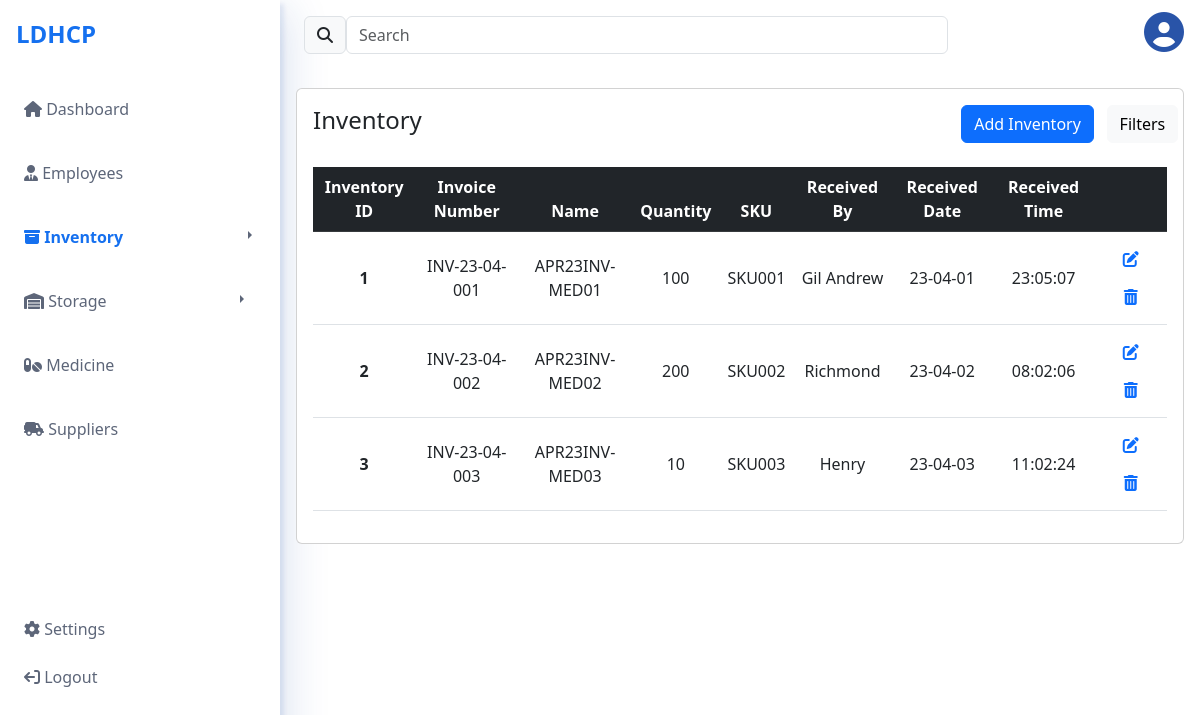
/inventory (signed in), run on the app's committed database.
### website/models.py (models this page shows)
class Inventory(db.Model):
    inventory_id = db.Column(db.Integer, primary_key=True)
    employee_id = db.Column(db.Integer, db.ForeignKey('employee.employee_id'), nullable=False)
    invoice_no = db.Column(db.String(30), nullable=False, unique=True)
    inventory_name = db.Column(db.String(50), nullable=False)
    quantity = db.Column(db.Integer, nullable=False)
    sku = db.Column(db.String(30), nullable=False, unique=True)
    received_by = db.Column(db.String(70), nullable=False)
    received_datetime = db.Column(db.DateTime, nullable=False)
    returns = db.relationship('Returns')
    restock = db.relationship('Restock')

### website/views.py (the view)
@views.route('/inventory')
@login_required
def inventory():
    inventory_list = Inventory.query.all()
    return render_template("inventory.html", user=current_user, inventory_list=inventory_list)

### website/__init__.py (called while the page is built)
def create_app():
    app = Flask(__name__)
    app.config['SECRET_KEY'] = 'ldhcp-project'
    app.config['SQLALCHEMY_DATABASE_URI'] = f'sqlite:///{DB_NAME}'
    db.init_app(app)
    from .views import views
    from .auth import auth
    app.register_blueprint(views, url_prefix="/")
    app.register_blueprint(auth, url_prefix="/")
    from .models import Authentication
    create_database(app)
    login_manager = LoginManager()
    login_manager.login_view = 'auth.login'
    login_manager.init_app(app)
    @login_manager.user_loader
    def load_user(id):
        return Authentication.query.get(int(id))
    return app

### website/templates/inventory.html (shortened to what this page needs)
{% extends "views-base.html" %}{% block title %}LDHCP Inventory{% endblock %}
{% block content %}
        <div class="sidebar" id="side_nav">
            <div class="header-box px-2 pt-3 pb-4 d-flex justify-content-between">
                <h1 class="fs-4 fw-bold pt-1 ps-2"><span class="text-logo">LDHCP</span></h1>
            </div>
            <ul class="list-unstyled px-2">
                <li class=""><a href="/dashboard" class="text-decoration-none px-3 py-3 d-block"><i class="fa-solid fa-house"></i> Dashboard</a></li>
                <li class=""><a href="/employee" class="text-decoration-none px-3 py-3 mt-2 d-block"><i class="fa-solid fa-user-tie"></i> Employees</a></li>
                <div class="btn-group dropend">
                    <button type="button" class="btn btn-secondary" id="sidebar-btn">
                        <a href="/inventory" class="text-decoration-none px-3 py-3 mt-2 d-block active" id="inv-txt"><i class="fa-solid fa-box-archive"></i> Inventory</a>
                    </button>
                    <button type="button" class="btn btn-secondary dropdown-toggle dropdown-toggle-split" data-bs-toggle="dropdown" aria-expanded="false" id="sidebar-btn-toggle">
                    </button>
                </div>
                <div class="btn-group dropend">
                    <button type="button" class="btn btn-secondary" id="sidebar-btn">
                        <a href="/storage" class="text-decoration-none px-3 py-3 mt-2 d-block" id="storage-txt"><i class="fa-solid fa-warehouse"></i> Storage</a>
                    </button>
                    <button type="button" class="btn btn-secondary dropdown-toggle dropdown-toggle-split" data-bs-toggle="dropdown" aria-expanded="false" id="sidebar-btn-toggle">
                    </button>
                </div>
                <li class=""><a href="/medicine" class="text-decoration-none px-3 py-3 mt-2 d-block"><i class="fa-solid fa-pills"></i> Medicine</a></li>
                <li class=""><a href="/suppliers" class="text-decoration-none px-3 py-3 mt-2 d-block"><i class="fa-solid fa-truck-field"></i> Suppliers</a></li>
                <br><br><br><br>
                <li class=""><a href="#" class="text-decoration-none px-3 py-3 mt-5 d-block"><i class="fa-solid fa-gear"></i> Settings</a></li>
                <li class=""><a href="#" class="text-decoration-none px-3 py-1 mt-1 d-block"><i class="fa-solid fa-arrow-right-from-bracket fa-flip-horizontal"></i> Logout</a></li>
            </ul>
        </div>
        <div class="content">
            <div class="row px-3">
                <div class="col-4 col-sm-4 col-md-5 col-lg-7 col-xl-9">
                    <div class="d-flex justify-content-between px-2 py-3">
                        <span class="input-group-text" id="basic-addon1"><i class="fa-solid fa-magnifying-glass"></i></span>
                        <input type="text" class="form-control" placeholder="Search" aria-label="Username" aria-describedby="basic-addon1">
                    </div>
                </div>
                <div class="col-8 col-sm-8 col-md-7 col-lg-5 col-xl-3 py-2">
                    <h1 class="circle-user-container"><i class="fa-solid fa-circle-user" id="user-logo-close" onclick="toggleUserProfile()"></i></h1>
                </div>
            </div>
            <div class="row g-3 px-3 py-3">
                <div class="col-12 col-lg-12">
                    <div class="card" id="table-card">
                        <div class="card-body">
                            <div class="row">
                                <div class="col-lg-8 d-flex align-items-center">
                                    <h6 class="card-title text-center fs-4">Inventory</h6>
                                </div>
                                <div class="col-lg-3">
                                    <div class="d-grid justify-content-end">
                                        <button type="button" class="btn btn-primary btn-md" data-bs-toggle="modal" data-bs-target="#addInventoryModal">Add Inventory</button>
                                    </div>
                                </div>
                                <div class="col-lg-1">
                                    <div class="d-grid justify-content-center">
                                        <button type="button" class="btn btn-light">Filters</button>
                                    </div>
                                </div>
                            </div>
                            <div class="row">
                                <div class="table-responsive">
                                    <table class="table align-middle table-hover">
                                        <thead class="table-dark"><br>
                                            <tr class="table-header fw-semibold text-center">
                                                <th scope="col">Inventory ID</th>
                                                <th scope="col">Invoice Number</th>
                                                <th scope="col">Name</th>
                                                <th scope="col">Quantity</th>
                                                <th scope="col">SKU</th>
                                                <th scope="col">Received By</th>
                                                <th scope="col">Received Date</th>
                                                <th scope="col">Received Time</th>
                                                <th scope="col"></th>
                                            </tr>
                                        </thead>
                                        <tbody>
                                            {% for inventory in inventory_list %}
                                            <tr class="table-data align-middle text-center">
                                                <td class="fw-bold" scope="row">{{ inventory.inventory_id }}</td>
                                                <td>{{ inventory.invoice_no }}</td>
                                                <td>{{ inventory.inventory_name }}</td>
                                                <td>{{ inventory.quantity }}</td>
                                                <td>{{ inventory.sku }}</td>
                                                <td>{{ inventory.received_by }}</td>
                                                <td>{{ inventory.received_datetime.strftime('%y-%m-%d') }}</td>
                                                <td>{{ inventory.received_datetime.strftime('%H:%M:%S') }}</td>
                                                <td>
                                                    <a href="#" class="btn btn-link edit-btn" data-bs-toggle="modal" data-bs-target="#editInventoryModal{{ inventory.inventory_id }}">
                                                        <i class="fas fa-edit"></i>
                                                    </a>
                                                    <form action="/delete_inventory/{{ inventory.inventory_id }}" method="POST" style="display: inline;">
                                                        <button type="submit" class="btn btn-link delete-btn">
                                                            <i class="fas fa-trash-alt"></i>
                                                        </button>
                                                    </form>
                                                </td>
                                            </tr>
                                            {% endfor %}
                                        </tbody>
                                    </table>
                                </div>
                            </div>
                        </div>
                    </div>
                </div>
            </div>
        </div>
{% endblock %}

### website/static/main.css (style rules this page uses)
body { background: #5D6679; font-family: sans-serif; }
#side_nav { background: #FFFFFF; min-width: 280px; max-width: 280px; transition: all 0.2s; box-shadow: 4px 4px 4px rgba(29, 75, 163, 0.1), 8px 8px 40px rgba(29, 75, 163, 0.15); min-height: 100vh; }
.text-logo { color:#1570EF; }
.content { min-height: 100vh; width: 100%; }
.sidebar li a { color: #5D6679; }
a.active { font-weight: bold; color: #1570EF; }
#sidebar-btn { background: white; border: none; padding: 0px; }
#sidebar-btn-toggle { background: white; color: #5D6679; border: none; margin-left: 100px; }
#inv-txt { color: #5D6679; }
#inv-txt.active { color: #1570EF; }
#storage-txt { color: #5D6679; margin-right: 8px; }
.circle-user-container { text-align: right; }
#user-logo-close { color: #1D4BA3F2; font-size: 40px; cursor: pointer; }

### data on the page
Inventory: inventory_id "1", invoice_no "INV-23-04-001", inventory_name "APR23INV-MED01", quantity "100", sku "SKU001", received_by "Gil Andrew", received_datetime "23-04-01", received_datetime "23:05:07"
Inventory: inventory_id "2", invoice_no "INV-23-04-002", inventory_name "APR23INV-MED02", quantity "200", sku "SKU002", received_by "Richmond", received_datetime "23-04-02", received_datetime "08:02:06"
Inventory: inventory_id "3", invoice_no "INV-23-04-003", inventory_name "APR23INV-MED03", quantity "10", sku "SKU003", received_by "Henry", received_datetime "23-04-03", received_datetime "11:02:24"
